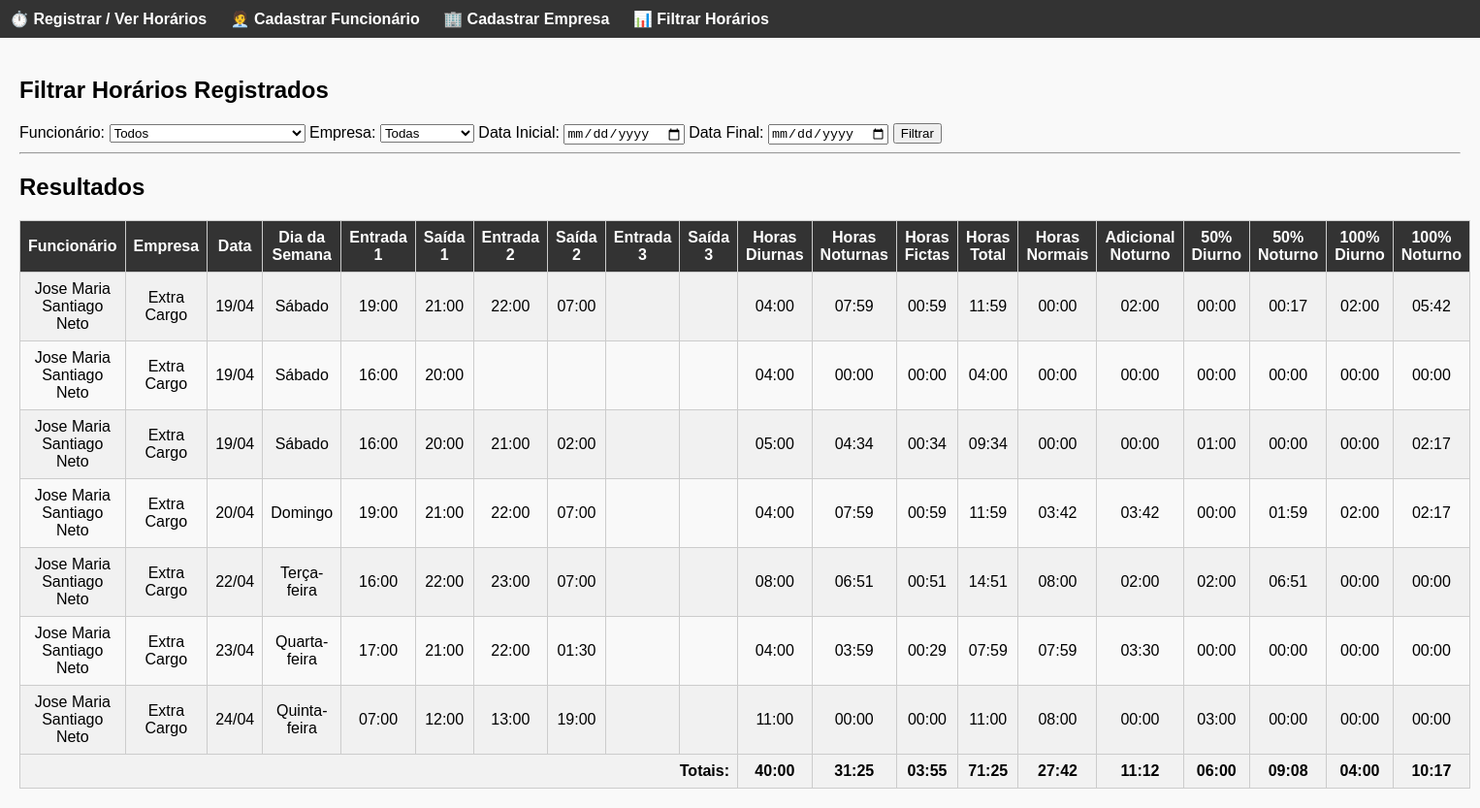
The app's page /lista-registros?empresa_id=6 with its own data.
### models.py (models this page shows)
class Ponto(db.Model):
    id = db.Column(db.Integer, primary_key=True)
    funcionario_id = db.Column(db.Integer, db.ForeignKey('funcionario.id'), nullable=False)
    empresa_id = db.Column(db.Integer, db.ForeignKey('empresa.id'), nullable=False)
    data = db.Column(db.String(10), nullable=False)
    entrada1 = db.Column(db.String(5))
    saida1 = db.Column(db.String(5))
    entrada2 = db.Column(db.String(5))
    saida2 = db.Column(db.String(5))
    entrada3 = db.Column(db.String(5))
    saida3 = db.Column(db.String(5))
    funcionario = db.relationship('Funcionario', backref=db.backref('pontos', lazy=True))
    empresa = db.relationship('Empresa', backref=db.backref('pontos', lazy=True))

class Funcionario(db.Model):
    id = db.Column(db.Integer, primary_key=True)
    nome = db.Column(db.String(100), nullable=False)

class Empresa(db.Model):
    id = db.Column(db.Integer, primary_key=True)
    nome = db.Column(db.String(100), nullable=False)
    vale_alimentacao = db.Column(db.Float, nullable=False)

### app.py (the view, shortened to what this page needs)
@app.route("/lista-registros", methods=["GET"])
def lista_registros():
    funcionarios = Funcionario.query.order_by(Funcionario.nome.asc()).all()
    empresas = Empresa.query.order_by(Empresa.nome.asc()).all()
    query = Ponto.query
    funcionario_id = request.args.get("funcionario_id")
    empresa_id = request.args.get("empresa_id")
    data_ini = request.args.get("data_ini")
    data_fim = request.args.get("data_fim")
    if funcionario_id:
        query = query.filter_by(funcionario_id=funcionario_id)
    if empresa_id:
        query = query.filter_by(empresa_id=empresa_id)
    if data_ini:
        query = query.filter(Ponto.data >= data_ini)
    if data_fim:
        query = query.filter(Ponto.data <= data_fim)
    pontos = query.order_by(Ponto.data.asc()).all()
    INIDIA = time(5, 0)
    FIMDIA = time(22, 0)
    ININOT = time(22, 0)
    FIMNOT = time(5, 0)
    def to_time(valor):
        if isinstance(valor, str):
            return datetime.strptime(valor, "%H:%M").time()
        return valor
    for ponto in pontos:
        if isinstance(ponto.data, str):
            ponto.data_obj = datetime.strptime(ponto.data, "%Y-%m-%d")
        else:
            ponto.data_obj = ponto.data
        ponto.horas_diurnas = timedelta()
        ponto.horas_diurnas_reais = timedelta()
        ponto.horas_noturnas_reais = timedelta()
        ponto.horas_noturnas = timedelta()
        ponto.horas_adicional = timedelta()
        ponto.horas_adicional_ficta = timedelta()
        ponto.horas_fictas = timedelta()
        ponto.horas_total = timedelta()
        ponto.extra_50_diurno = timedelta()
        ponto.extra_50_noturno_reais = timedelta()
        ponto.extra_100_diurno = timedelta()
        ponto.extra_100_noturno = timedelta()
        ponto.horas_normais = timedelta(hours=8)
        if ponto.data_obj.weekday() == 5:
           ponto.horas_normais = timedelta(hours=4)
        turnos = [(ponto.entrada1, ponto.saida1), (ponto.entrada2, ponto.saida2), (ponto.entrada3, ponto.saida3)]
        minutos_marcados = []
        for entrada, saida in turnos:
            if entrada and saida:
                entrada = to_time(entrada)
                saida = to_time(saida)
                entrada_dt = datetime.combine(ponto.data_obj, entrada)
                saida_dt = datetime.combine(ponto.data_obj, saida)
                if saida < entrada:
                    saida_dt += timedelta(days=1)
                atual = entrada_dt
                while atual < saida_dt:
                    minutos_marcados.append(atual)
                    atual += timedelta(minutes=1)
        for minuto in minutos_marcados:
            hora = minuto.time()
            tipo = "diurna"
            if hora >= ININOT or hora < FIMNOT:
                tipo = "noturna"
            if minuto.weekday() == 6:
                if tipo == "diurna":
                    ponto.extra_100_diurno += timedelta(minutes=1)
                    ponto.horas_diurnas_reais += timedelta(minutes=1)
                else:
                    ponto.extra_100_noturno += timedelta(minutes=1)
                    ponto.horas_noturnas_reais += timedelta(minutes=1)
                continue
            if ponto.horas_normais > timedelta():
                ponto.horas_normais -= timedelta(minutes=1)
                if tipo == "diurna":
                    ponto.horas_diurnas += timedelta(minutes=1)
                    ponto.horas_diurnas_reais += timedelta(minutes=1)
                else:
                    ponto.horas_noturnas_reais += timedelta(minutes=1)
                    ponto.horas_adicional += timedelta(minutes=1)
            else:
                if tipo == "diurna":
                    ponto.extra_50_diurno += timedelta(minutes=1)
                    ponto.horas_diurnas_reais += timedelta(minutes=1)
                else:
                    ponto.extra_50_noturno_reais += timedelta(minutes=1)
                    ponto.horas_noturnas_reais += timedelta(minutes=1)
        ponto.horas_fictas = ponto.horas_noturnas_reais * 0.142857 # 03:40 * 0.14 = 00:31
        ponto.horas_adicional_ficta = ponto.horas_adicional * 0.142857 # 02:00 * 0.14 = 00:17
        ponto.horas_noturnas = ponto.horas_noturnas_reais + ponto.horas_fictas
        ponto.extra_100_noturno = ponto.extra_100_noturno * 1.142857
        ponto.horas_total = ponto.horas_diurnas_reais + ponto.horas_noturnas
        carga_horaria_diaria = timedelta()
        if ponto.data_obj.weekday() < 5 or ponto.data_obj.weekday() > 5:
            carga_horaria_diaria = timedelta(hours=8)
        else:
            timedelta(hours=4)
        jornada_total = ponto.horas_diurnas_reais + ponto.horas_noturnas_reais + ponto.horas_fictas
        extra_total = max(timedelta(), jornada_total - carga_horaria_diaria)
        horas_normais_noturnas_total = max(timedelta(), ponto.horas_noturnas - extra_total)
        ponto.adicional_noturno = horas_normais_noturnas_total
        ponto.extra_50_noturno = ponto.horas_noturnas - ponto.adicional_noturno
        if ponto.data_obj.weekday() > 5:
            ponto.extra_50_diurno = ponto.extra_50_diurno
        if jornada_total < carga_horaria_diaria:
            ponto.horas_normais = jornada_total
        else:
            ponto.horas_normais = carga_horaria_diaria
        if ponto.data_obj.weekday() == 6 and minuto.date() > ponto.data_obj.date():
            jornada_total = ponto.extra_100_diurno + ponto.extra_100_noturno
            if jornada_total > timedelta(hours=8):
                ponto.extra_50_noturno = (ponto.horas_adicional + ponto.extra_50_noturno_reais ) * 1.142857
                ponto.horas_adicional = timedelta()
                ponto.horas_normais = timedelta()
            else:
                ponto.horas_normais = timedelta(hours=8) - jornada_total
                if ponto.horas_adicional > ponto.horas_normais:
                    hora_adicional = ponto.horas_adicional
                    ponto.horas_adicional = ponto.horas_normais
                    ponto.extra_50_noturno = (hora_adicional - ponto.horas_adicional) * 1.142857 + (ponto.horas_adicional * 0.142857)
                    if ponto.extra_50_noturno_reais > timedelta(minutes=0):
                        ponto.extra_50_noturno = ponto.extra_50_noturno + (ponto.extra_50_noturno_reais * 1.142857)
        if ponto.data_obj.weekday() == 5 and minuto.date() > ponto.data_obj.date():
            ponto.extra_50_noturno = ponto.horas_adicional * 0.142857
    total = {
            "horas_diurnas": timedelta(),
            "horas_noturnas": timedelta(),
            "horas_fictas": timedelta(),
            "horas_total": timedelta(),
            "horas_normais": timedelta(),
            "horas_adicional": timedelta(),
            "extra_50_diurno": timedelta(),
            "extra_50_noturno": timedelta(),
            "extra_100_diurno": timedelta(),
            "extra_100_noturno": timedelta(),
        }
    for ponto in pontos:
            total["horas_diurnas"] += ponto.horas_diurnas_reais
            total["horas_noturnas"] += ponto.horas_noturnas
            total["horas_fictas"] += ponto.horas_fictas
            total["horas_total"] += ponto.horas_total
            total["horas_normais"] += ponto.horas_normais
            total["horas_adicional"] += ponto.horas_adicional
            total["extra_50_diurno"] += ponto.extra_50_diurno
            total["extra_50_noturno"] += ponto.extra_50_noturno
            total["extra_100_diurno"] += ponto.extra_100_diurno
            total["extra_100_noturno"] += ponto.extra_100_noturno
    return render_template("lista_registros.html", pontos=pontos, funcionarios=funcionarios, empresas=empresas, total=total)

### app.py (called while the page is built)
@app.template_filter('horario_formatado')
def horario_formatado(value):
    if not value:
        return "00:00"
    total_minutes = int(value.total_seconds() // 60)
    horas = total_minutes // 60
    minutos = total_minutes % 60
    return f"{horas:02d}:{minutos:02d}"

@app.template_filter('formatar_dia_semana')
def formatar_dia_semana(data):
    return format_datetime(data, "EEEE", locale='pt_BR').capitalize()

### templates/lista_registros.html (shortened to what this page needs)
{% extends "base.html" %}
{% block content %}
<h2>Filtrar Horários Registrados</h2>
<form method="GET">
    <label>Funcionário:</label>
    <select name="funcionario_id">
        <option value="">Todos</option>
    </select>
    <label>Empresa:</label>
    <select name="empresa_id">
        <option value="">Todas</option>
    </select>
    <label>Data Inicial:</label>
    <input type="date" name="data_ini">
    <label>Data Final:</label>
    <input type="date" name="data_fim">
    <button type="submit">Filtrar</button>
</form>
<hr>
<h2>Resultados</h2>
<table>
    <tr>
        <th>Funcionário</th>
        <th>Empresa</th>
        <th>Data</th>
        <th>Dia da Semana</th>
        <th>Entrada 1</th><th>Saída 1</th>
        <th>Entrada 2</th><th>Saída 2</th>
        <th>Entrada 3</th><th>Saída 3</th>
        <th>Horas Diurnas</th>
        <th>Horas Noturnas</th>
        <th>Horas Fictas</th>
        <th>Horas Total</th>
        <th>Horas Normais</th>
        <th>Adicional Noturno</th>
        <th>50% Diurno</th>
        <th>50% Noturno</th>
        <th>100% Diurno</th>
        <th>100% Noturno</th>
    </tr>
    {% for p in pontos %}
    <tr>
        <td>{{ p.funcionario.nome }}</td>
        <td>{{ p.empresa.nome }}</td>
        <td>{{ p.data_obj.strftime('%d/%m') }}</td>
        <td>{{ p.data_obj | formatar_dia_semana }}</td>
        <td>{{ p.entrada1 or '' }}</td><td>{{ p.saida1 or '' }}</td>
        <td>{{ p.entrada2 or '' }}</td><td>{{ p.saida2 or '' }}</td>
        <td>{{ p.entrada3 or '' }}</td><td>{{ p.saida3 or '' }}</td>
        <td>{{ p.horas_diurnas_reais|horario_formatado }}</td>
        <td>{{ p.horas_noturnas|horario_formatado }}</td>
        <td>{{ p.horas_fictas|horario_formatado }}</td>
        <td>{{ p.horas_total|horario_formatado }}</td>
        <td>{{ p.horas_normais|horario_formatado }}</td>
        <td>{{ p.horas_adicional|horario_formatado }}</td>
        <td>{{ p.extra_50_diurno|horario_formatado }}</td>
        <td>{{ p.extra_50_noturno|horario_formatado }}</td>
        <td>{{ p.extra_100_diurno|horario_formatado }}</td>
        <td>{{ p.extra_100_noturno|horario_formatado }}</td>
    </tr>
    {% endfor %}
    <tr style="font-weight: bold; background-color: #f2f2f2;">
        <td colspan="10" style="text-align: right;">Totais:</td>
        <td>{{ total.horas_diurnas|horario_formatado }}</td>
        <td>{{ total.horas_noturnas|horario_formatado }}</td>
        <td>{{ total.horas_fictas|horario_formatado }}</td>
        <td>{{ total.horas_total|horario_formatado }}</td>
        <td>{{ total.horas_normais|horario_formatado }}</td>
        <td>{{ total.horas_adicional|horario_formatado }}</td>
        <td>{{ total.extra_50_diurno|horario_formatado }}</td>
        <td>{{ total.extra_50_noturno|horario_formatado }}</td>
        <td>{{ total.extra_100_diurno|horario_formatado }}</td>
        <td>{{ total.extra_100_noturno|horario_formatado }}</td>
    </tr>
</table>
{% endblock %}

### templates/base.html (style rules this page uses)
body { font-family: Arial, sans-serif; margin: 0; padding: 0; background: #f9f9f9; }
table { width: 100%; border-collapse: collapse; margin-top: 20px; }
th, td { border: 1px solid #ccc; padding: 8px; text-align: center; }
th { background: #333; color: #fff; }
tr:nth-child(even) { background: #f1f1f1; }

### records on screen
Ponto: funcionario.nome "Jose Maria Santiago Neto", empresa.nome "Extra Cargo", data_obj "19/04", data_obj "Sábado", entrada1 "19:00", saida1 "21:00", entrada2 "22:00", saida2 "07:00", horas_diurnas_reais|horario_formatado "04:00", horas_noturnas|horario_formatado "07:59", horas_fictas|horario_formatado "00:59", horas_total|horario_formatado "11:59", horas_normais|horario_formatado "00:00", horas_adicional|horario_formatado "02:00", extra_50_diurno|horario_formatado "00:00", extra_50_noturno|horario_formatado "00:17", extra_100_diurno|horario_formatado "02:00", extra_100_noturno|horario_formatado "05:42"
Ponto: funcionario.nome "Jose Maria Santiago Neto", empresa.nome "Extra Cargo", data_obj "19/04", data_obj "Sábado", entrada1 "16:00", saida1 "20:00", horas_diurnas_reais|horario_formatado "04:00", horas_noturnas|horario_formatado "00:00", horas_fictas|horario_formatado "00:00", horas_total|horario_formatado "04:00", horas_normais|horario_formatado "00:00", horas_adicional|horario_formatado "00:00", extra_50_diurno|horario_formatado "00:00", extra_50_noturno|horario_formatado "00:00", extra_100_diurno|horario_formatado "00:00", extra_100_noturno|horario_formatado "00:00"
Ponto: funcionario.nome "Jose Maria Santiago Neto", empresa.nome "Extra Cargo", data_obj "19/04", data_obj "Sábado", entrada1 "16:00", saida1 "20:00", entrada2 "21:00", saida2 "02:00", horas_diurnas_reais|horario_formatado "05:00", horas_noturnas|horario_formatado "04:34", horas_fictas|horario_formatado "00:34", horas_total|horario_formatado "09:34", horas_normais|horario_formatado "00:00", horas_adicional|horario_formatado "00:00", extra_50_diurno|horario_formatado "01:00", extra_50_noturno|horario_formatado "00:00", extra_100_diurno|horario_formatado "00:00", extra_100_noturno|horario_formatado "02:17"
Ponto: funcionario.nome "Jose Maria Santiago Neto", empresa.nome "Extra Cargo", data_obj "20/04", data_obj "Domingo", entrada1 "19:00", saida1 "21:00", entrada2 "22:00", saida2 "07:00", horas_diurnas_reais|horario_formatado "04:00", horas_noturnas|horario_formatado "07:59", horas_fictas|horario_formatado "00:59", horas_total|horario_formatado "11:59", horas_normais|horario_formatado "03:42", horas_adicional|horario_formatado "03:42", extra_50_diurno|horario_formatado "00:00", extra_50_noturno|horario_formatado "01:59", extra_100_diurno|horario_formatado "02:00", extra_100_noturno|horario_formatado "02:17"
Ponto: funcionario.nome "Jose Maria Santiago Neto", empresa.nome "Extra Cargo", data_obj "22/04", data_obj "Terça-feira", entrada1 "16:00", saida1 "22:00", entrada2 "23:00", saida2 "07:00", horas_diurnas_reais|horario_formatado "08:00", horas_noturnas|horario_formatado "06:51", horas_fictas|horario_formatado "00:51", horas_total|horario_formatado "14:51", horas_normais|horario_formatado "08:00", horas_adicional|horario_formatado "02:00", extra_50_diurno|horario_formatado "02:00", extra_50_noturno|horario_formatado "06:51", extra_100_diurno|horario_formatado "00:00", extra_100_noturno|horario_formatado "00:00"
Ponto: funcionario.nome "Jose Maria Santiago Neto", empresa.nome "Extra Cargo", data_obj "23/04", data_obj "Quarta-feira", entrada1 "17:00", saida1 "21:00", entrada2 "22:00", saida2 "01:30", horas_diurnas_reais|horario_formatado "04:00", horas_noturnas|horario_formatado "03:59", horas_fictas|horario_formatado "00:29", horas_total|horario_formatado "07:59", horas_normais|horario_formatado "07:59", horas_adicional|horario_formatado "03:30", extra_50_diurno|horario_formatado "00:00", extra_50_noturno|horario_formatado "00:00", extra_100_diurno|horario_formatado "00:00", extra_100_noturno|horario_formatado "00:00"
Ponto: funcionario.nome "Jose Maria Santiago Neto", empresa.nome "Extra Cargo", data_obj "24/04", data_obj "Quinta-feira", entrada1 "07:00", saida1 "12:00", entrada2 "13:00", saida2 "19:00", horas_diurnas_reais|horario_formatado "11:00", horas_noturnas|horario_formatado "00:00", horas_fictas|horario_formatado "00:00", horas_total|horario_formatado "11:00", horas_normais|horario_formatado "08:00", horas_adicional|horario_formatado "00:00", extra_50_diurno|horario_formatado "03:00", extra_50_noturno|horario_formatado "00:00", extra_100_diurno|horario_formatado "00:00", extra_100_noturno|horario_formatado "00:00"

### other values on screen
{{ total.horas_diurnas|horario_formatado }} "40:00"
{{ total.horas_noturnas|horario_formatado }} "31:25"
{{ total.horas_fictas|horario_formatado }} "03:55"
{{ total.horas_total|horario_formatado }} "71:25"
{{ total.horas_normais|horario_formatado }} "27:42"
{{ total.horas_adicional|horario_formatado }} "11:12"
{{ total.extra_50_diurno|horario_formatado }} "06:00"
{{ total.extra_50_noturno|horario_formatado }} "09:08"
{{ total.extra_100_diurno|horario_formatado }} "04:00"
{{ total.extra_100_noturno|horario_formatado }} "10:17"
